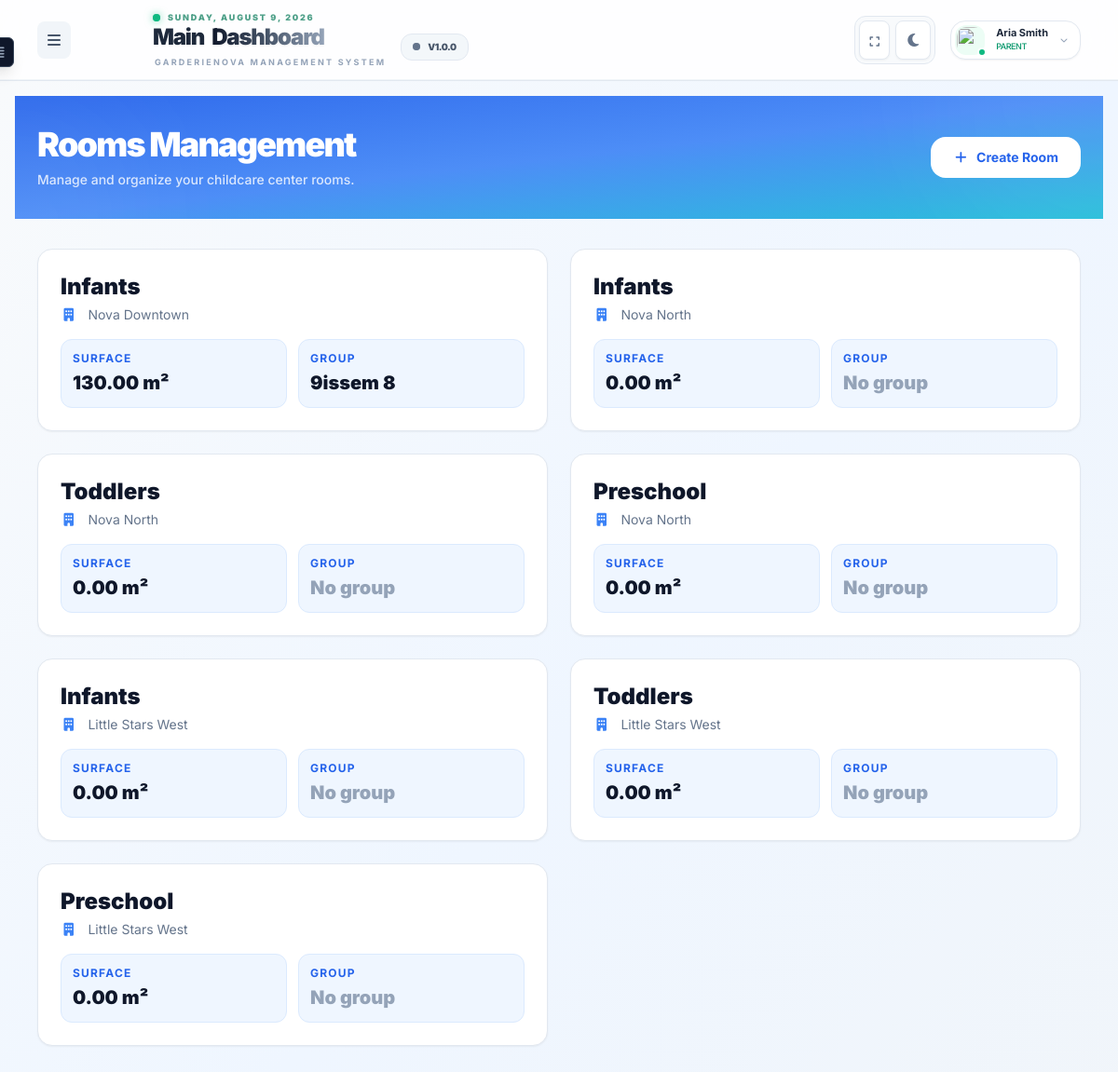
/rooms/ (signed in), run on the app's committed database.
### accounts/models.py (models this page shows, shortened)
class User(AbstractUser):
    ROLE_CHOICES = (
        ("owner", "Network Owner"),
        ("director", "Director"),
        ("vice_director", "Vice Director"),
        ("educator", "Educator"),
        ("parent", "Parent"),
    )
    username = None
    user_id = models.UUIDField(primary_key=True, default=uuid.uuid4, editable=False)
    email = models.EmailField(_("email address"), unique=True)
    full_name = models.CharField(max_length=255)
    phone_number = models.CharField(max_length=20, blank=True, null=True)
    profile_photo = models.ImageField(upload_to='profile_photos/', blank=True, null=True)
    role_type = models.CharField(max_length=20, choices=ROLE_CHOICES)
    is_active = models.BooleanField(default=True)
    created_at = models.DateTimeField(auto_now_add=True)
    groups = models.ManyToManyField(
        "auth.Group",
        related_name="core_user_set",
        blank=True,
        verbose_name="groups",
        help_text="The groups this user belongs to.",
    )
    user_permissions = models.ManyToManyField(
        "auth.Permission",
        related_name="core_user_set",
        blank=True,
        verbose_name="user permissions",
        help_text="Specific permissions for this user.",
    )
    USERNAME_FIELD = "email"
    REQUIRED_FIELDS = ["full_name", "phone_number"]
    objects = CustomUserManager()
    def __str__(self):
        return f"{self.full_name} ({self.get_role_type_display()})"

### core/models.py (models this page shows, shortened)
class Room(models.Model):
    room_id = models.UUIDField(primary_key=True, default=uuid.uuid4, editable=False)
    center = models.ForeignKey(Center, on_delete=models.CASCADE, related_name="rooms")
    name = models.CharField(max_length=100)
    room_surface = models.DecimalField(max_digits=10, decimal_places=2, help_text="Room surface area in square meters")
    max_capacity = models.IntegerField(help_text="Maximum capacity based on fire regulations")
    age_group = models.CharField(max_length=100, blank=True, help_text="Intended age group for the room")
    def __str__(self):
        return self.name

class Center(models.Model):
    center_id = models.UUIDField(primary_key=True, default=uuid.uuid4, editable=False)
    organization = models.ForeignKey(
        Organization, on_delete=models.CASCADE, related_name="centers"
    )
    name = models.CharField(max_length=255)
    address = models.TextField()
    timezone = models.CharField(max_length=50, default="America/Moncton")
    director = models.OneToOneField(
        "accounts.Director",
        on_delete=models.SET_NULL,
        null=True,
        related_name="managed_center",
    )
    created_at = models.DateTimeField(auto_now_add=True)

class Group(models.Model):
    group_id = models.UUIDField(primary_key=True, default=uuid.uuid4, editable=False)
    center = models.ForeignKey(Center, on_delete=models.CASCADE, related_name="groups")
    room = models.ForeignKey(
        Room, on_delete=models.SET_NULL, null=True, related_name="active_group"
    )
    name = models.CharField(max_length=100)
    current_occupancy = models.IntegerField(default=0)
    current_educators = models.IntegerField(default=0)
    current_total_points = models.IntegerField(default=0)
    required_educators = models.IntegerField(default=0)
    is_compliant = models.BooleanField(default=True)
    calculated_max_capacity = models.IntegerField(
        default=0, help_text="Legal limit based on mixed age composition"
    )

### core/views.py (the view)
# urls.py: path("rooms/", room_list_view, name="room_list"),
@login_required(login_url="login")
def room_list_view(request):
    user = request.user
    rooms = Room.objects.all()
    print(rooms,user)
    if user.role_type == "owner":
        rooms = Room.objects.all().select_related("center")
    elif user.role_type == "director" and hasattr(user, "director_profile"):
        center = user.director_profile.managed_center
        if center:
            rooms = Room.objects.filter(center=center)
    elif user.role_type == "educator" and hasattr(user, "educator_profile"):
        center = user.educator_profile.center
        if center:
            rooms = Room.objects.filter(center=center)
    context = {"rooms": rooms}
    return render(request, "core/rooms/room_list.html", context)

### core/context_processors.py (called while the page is built)
def theme(request):
    return {'theme': request.COOKIES.get('theme', 'light')}

def sidebar(request):
    return {'sidebar_state': request.COOKIES.get('sidebar', 'closed')}

### core/templates/core/rooms/room_list.html (shortened to what this page needs)
{% extends "base.html" %}
{% load static %}
{% block content %}
<div class="mb-8 -mx-6 -mt-6 px-6 pt-8 pb-8 bg-gradient-to-br from-blue-600/95 via-blue-500/90 to-cyan-500/85 dark:from-blue-700/80 dark:via-blue-600/75 dark:to-cyan-600/70 relative overflow-hidden">
    <div class="absolute bottom-0 left-0 w-72 h-72 bg-white/5 rounded-full blur-3xl -ml-36 -mb-36"></div>
    <div class="relative z-10 flex flex-col md:flex-row md:items-center justify-between gap-4">
        <div>
            <h1 class="text-4xl font-black text-white tracking-tighter mb-2">Rooms Management</h1>
            <p class="text-white/80 text-sm font-medium">Manage and organize your childcare center rooms.</p>
        </div>
        <a href="{% url 'room_create' %}"
           class="inline-flex items-center gap-2 px-6 py-3 bg-white text-blue-600 rounded-2xl text-sm font-bold hover:shadow-xl hover:shadow-blue-500/20 transition-all active:scale-95 whitespace-nowrap">
            <i class="fa-solid fa-plus"></i>
            Create Room
        </a>
    </div>
</div>
<div class="animate-in fade-in duration-500">
    {% if rooms %}
        <div class="grid grid-cols-1 lg:grid-cols-2 gap-6">
            {% for room in rooms %}
                <div class="group bg-white dark:bg-slate-900 rounded-2xl border border-slate-200 dark:border-slate-800 p-6 shadow-sm hover:shadow-lg transition-all duration-300 hover:-translate-y-1">
                    <div class="flex items-start justify-between mb-4">
                        <div class="flex-1">
                            <h3 class="text-2xl font-black text-slate-900 dark:text-white mb-1">{{ room.name }}</h3>
                            <p class="text-sm text-slate-500 dark:text-slate-400">
                                <i class="fa-solid fa-building text-blue-500 mr-2"></i>
                                {{ room.center.name }}
                            </p>
                        </div>
                    </div>
                    <div class="grid grid-cols-2 gap-3">
                        <div class="bg-blue-50 dark:bg-blue-900/20 rounded-xl p-3 border border-blue-100 dark:border-blue-900/50">
                            <p class="text-xs font-bold text-blue-600 dark:text-blue-400 uppercase tracking-widest mb-1">Surface</p>
                            <p class="text-xl font-black text-slate-900 dark:text-white">{{ room.room_surface }} m²</p>
                        </div>
                        <div class="bg-blue-50 dark:bg-blue-900/20 rounded-xl p-3 border border-blue-100 dark:border-blue-900/50">
                            <p class="text-xs font-bold text-blue-600 dark:text-blue-400 uppercase tracking-widest mb-1">Group</p>
                            <p class="text-xl font-black text-slate-900 dark:text-white truncate">
                                {% if room.active_group.first %}
                                    {{ room.active_group.first.name }}
                                {% else %}
                                    <span class="text-slate-400 dark:text-slate-500">No group</span>
                                {% endif %}
                            </p>
                        </div>
                    </div>
                </div>
            {% endfor %}
        </div>
    {% endif %}
</div>
{% endblock %}

### core/templates/core/header.html (shortened to what this page needs)
<header class="sticky top-0 z-40 w-full bg-white/80 dark:bg-slate-900/80 backdrop-blur-xl border-b border-slate-200 dark:border-slate-800/60">
    <div class="flex items-center justify-between px-6 md:px-10 py-3 border-b border-slate-100 dark:border-slate-800/40">
        <div class="flex items-center gap-6">
             <button onclick="toggleSidebar()" class="p-2 rounded-lg bg-slate-100 dark:bg-slate-800 text-slate-600 dark:text-slate-300">
                <i class="fa-solid fa-bars"></i>
             </button>
            <div class="hidden md:flex flex-col relative">
                <div class="flex ml-16 items-center gap-2 mb-0.5">
                    <div class="relative flex h-2 w-2">
                        <span class="relative inline-flex rounded-full h-2 w-2 bg-emerald-500 shadow-[0_0_8px_rgba(16,185,129,0.6)]"></span>
                    </div>
                    <span id="current-date" class=" text-[9px] font-black uppercase tracking-[0.2em] text-emerald-700/70 dark:text-emerald-400/80 ">
                    </span>
                </div>
                <div class="flex ml-16 items-center gap-4 group/header">
                    <div class="flex flex-col">
                        <h2 class="text-2xl font-black text-slate-800 dark:text-slate-100 tracking-tighter leading-none flex items-center gap-2">
                            <span class="relative">
                                Main
                            </span>
                            <span class="bg-gradient-to-r from-slate-900 via-slate-600 to-slate-400 dark:from-white dark:via-slate-300 dark:to-slate-500 bg-clip-text text-transparent drop-shadow-sm">
                            </span>
                        </h2>
                        <p class="text-[9px] font-bold text-slate-400 dark:text-slate-500 uppercase tracking-[0.25em] mt-2 ml-0.5">
                            GarderieNova Management System
                        </p>
                    </div>
                    <div class="flex items-center gap-2 px-3 py-1.5 bg-slate-100/80 dark:bg-slate-800/40 border border-slate-200 dark:border-slate-700 rounded-xl transition-all duration-300 hover:bg-slate-200 dark:hover:bg-slate-700/60">
                        <span class="relative flex h-2 w-2">
                            <span class="relative inline-flex rounded-full h-2 w-2 bg-slate-500 dark:bg-slate-400"></span>
                        </span>
                        <span class="text-[10px] font-black text-slate-600 dark:text-slate-300 tracking-tighter uppercase">
                            v1.0.0
                        </span>
                    </div>
                </div>
            </div>
        </div>
        <div class="flex items-center gap-4">
            <div class="flex items-center gap-1.5 bg-slate-100/50 dark:bg-slate-900/50 p-1 rounded-xl border border-slate-200 dark:border-slate-800">
                <button onclick="toggleFullScreen()" class="p-2 rounded-lg bg-white dark:bg-slate-800 border border-slate-200 dark:border-slate-700 hover:text-emerald-500 transition-all active:scale-90 group shadow-sm">
                    <i id="fullscreen-icon" class="fa-solid fa-expand text-slate-500 text-xs"></i>
                </button>
                <button onclick="toggleTheme()" class="p-2 rounded-lg bg-white dark:bg-slate-800 border border-slate-200 dark:border-slate-700 hover:text-emerald-500 transition-all active:scale-90 group shadow-sm">
                    <i id="theme-icon" class="fa-solid fa-moon text-slate-500 text-xs"></i>
                </button>
            </div>
            <div class="relative">
                <button onclick="toggleUserMenu()" class="flex items-center gap-3 p-1 pr-3 rounded-2xl bg-white dark:bg-slate-800 border border-slate-200 dark:border-slate-700 hover:border-emerald-500/50 transition-all shadow-sm group">
                    <div class="relative">
                        <img src="{% if user.profile_photo %}{{ user.profile_photo.url }}{% else %}https://img.icons8.com/?size=100&id=11781&format=png&color=40C057{% endif %}" class="w-8 h-8 rounded-xl bg-emerald-50 p-0.5 object-cover">
                        <div class="absolute -bottom-0.5 -right-0.5 w-2.5 h-2.5 bg-emerald-500 border-2 border-white dark:border-slate-800 rounded-full"></div>
                    </div>
                    <div class="hidden sm:block text-left">
                        <p class="text-[11px] font-bold text-slate-800 dark:text-slate-100 leading-tight">{{ user.full_name|default:"User" }}</p>
                        <p class="text-[9px] text-emerald-600 dark:text-emerald-400 font-medium uppercase tracking-tighter">{{ user.get_role_type_display|default:"Role" }}</p>
                    </div>
                    <i class="fa-solid fa-chevron-down text-[8px] text-slate-400 group-hover:translate-y-0.5 transition-transform"></i>
                </button>
            </div>
        </div>
    </div>
</header>

### accounts/templates/base.html (style rules this page uses)
* { transition: all 0.25s cubic-bezier(0.4, 0, 0.2, 1); }

### data on the page
User: full_name "Aria Smith", role_type "PARENT"
Room: name "Infants", center.name "Nova Downtown", room_surface "130.00", active_group.first.name "9issem 8"
Room: name "Infants", center.name "Nova North", room_surface "0.00", shows "No group"
Room: name "Toddlers", center.name "Nova North", room_surface "0.00", shows "No group"
Room: name "Preschool", center.name "Nova North", room_surface "0.00", shows "No group"
Room: name "Infants", center.name "Little Stars West", room_surface "0.00", shows "No group"
Room: name "Toddlers", center.name "Little Stars West", room_surface "0.00", shows "No group"
Room: name "Preschool", center.name "Little Stars West", room_surface "0.00", shows "No group"
